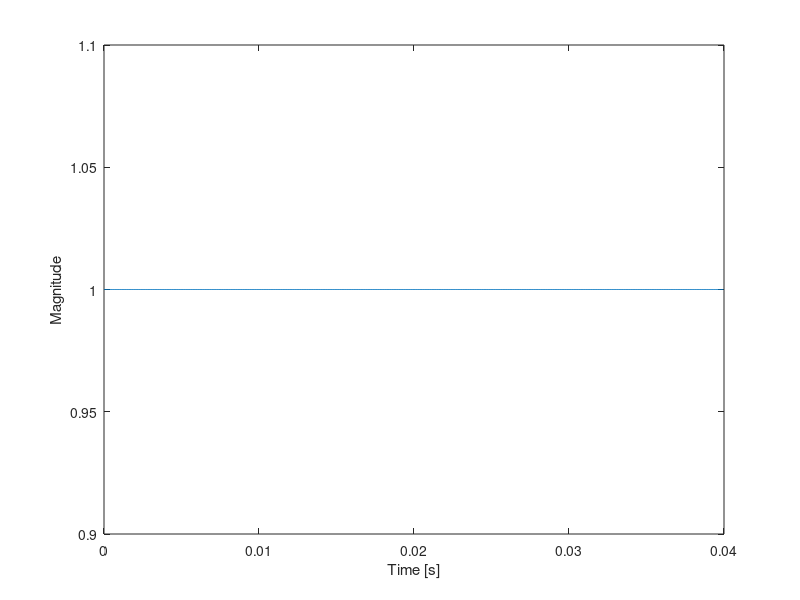
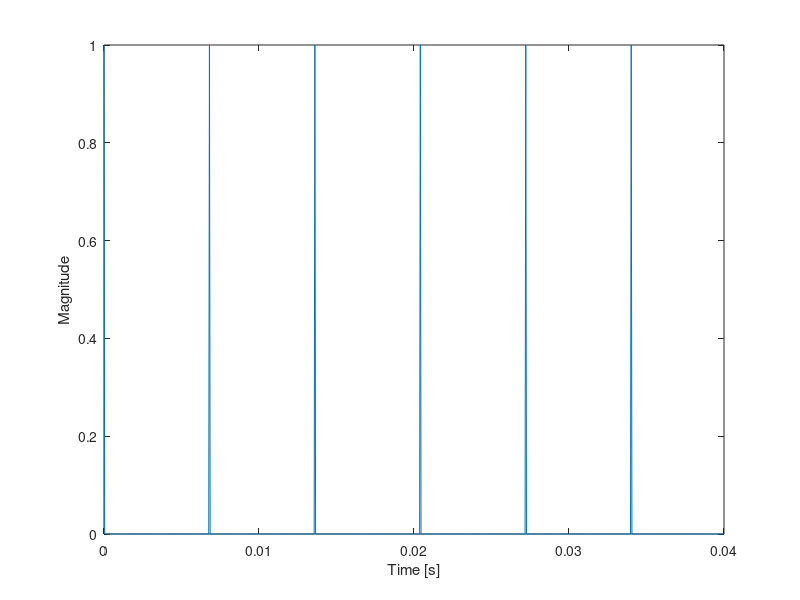

Source code (MATLAB) for these figures, in order: (Note: this script raises an error after producing the figures.)
%% January 19, 2021
clear
close all
%% a
Fs = 22050; %Hz
t = 2; % sec
A = 1; % amplitude
delta = 150;

L = Fs*t; % #samples
x = zeros(1,L); % An impulse every delta samples
x(1:delta:L) = A;
%% b
a = [1, -1.5473, 0.4311, 0.2105, 0.2012];
b = [1];
y = filter(b, a, x);
%% c
figure()
plot((0:2000-1)./Fs, y(1:2000))
xlabel('Time [s]'), ylabel('Magnitude');
%% d
windowSize = 0.04 * Fs; %samples
w = ones(1, windowSize);

figure()
plot((0:length(w)-1)./Fs, w)
xlabel('Time [s]'), ylabel('Magnitude');
%% e
x_w = x(1:length(w)).*w;

figure()
plot((0:length(x_w)-1)./Fs, x_w)
xlabel('Time [s]'), ylabel('Magnitude');
%% f
order = 20;

r = xcorr(x_w);
central_lag = ceil(length(r)/2);

a = levinson(r(central_lag:end), order);% whitening filter
e = conv(x_w, a); % residual
%% g
findpeaks(e, 'Threshold',10e-5)
[pks, locs]= findpeaks(e, 'Threshold',10e-5)
ti = 0:1/Fs:2;
%% h
F = mean(abs(diff(locs)))*Fs/length(ti) % Hz
%% i smaller order -> worse performsnce. Up to 4, because of H